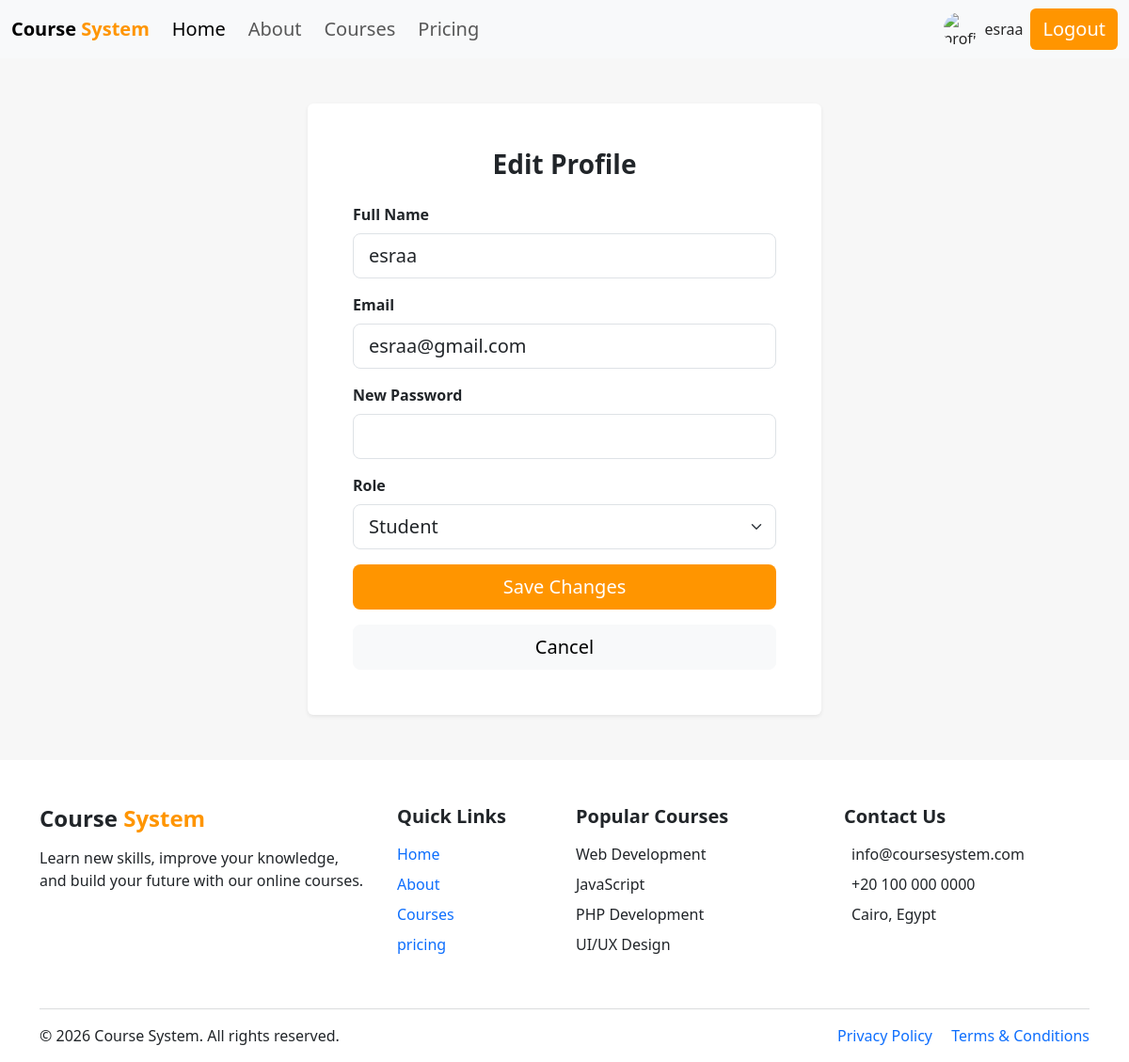
The page /users/edit.php (signed in) on the database its author committed.
### tables this page shows
CREATE TABLE `users` (
  `id` int(11) NOT NULL,
  `name` varchar(100) NOT NULL,
  `email` varchar(100) NOT NULL,
  `password` varchar(255) NOT NULL,
  `role` varchar(50) NOT NULL,
  `image` varchar(255) NOT NULL
);

### users/edit.php (the view, shortened to what this page needs)
<?php
include "../header.php";
$objCon = new Connect2();
$conn = $objCon->getConnection();
$stmt = $conn->prepare("SELECT name, email, image, role FROM users WHERE id = ?");
$stmt->bind_param("i", $_SESSION['user_id']);
$stmt->execute();
$user = $stmt->get_result()->fetch_assoc();
?>
<section class="py-5" style="background-color: #f7f7f7; min-height: 70vh;">
    <div class="container">
        <div class="row justify-content-center">
            <div class="col-lg-6">
                <div class="card border-0 shadow-sm p-4 p-md-5">
                    <h3 class="fw-bold text-center mb-4">Edit Profile</h3>
                    <form method="POST">
                        <div class="mb-3">
                            <label for="fullName" class="form-label fw-bold">Full Name</label>
                            <input type="text" class="form-control form-control-lg" name="fullName"
                                value="<?= htmlspecialchars($user['name']) ?>" required>
                        </div>
                        <div class="mb-3">
                            <label for="email" class="form-label fw-bold">Email</label>
                            <input type="email" class="form-control form-control-lg" name="email"
                                value="<?= htmlspecialchars($user['email']) ?>" required>
                        </div>
                        <div class="mb-3">
                            <label for="password" class="form-label fw-bold">New Password</label>
                            <input type="password" class="form-control form-control-lg" name="password">
                        </div>
                        <div class="mb-3">
                            <label for="role" class="form-label fw-bold">Role</label>
                            <select name="role" id="role" class="form-select form-select-lg" required>
                                <option value="student" <?= $user['role'] === 'student' ? 'selected' : '' ?>>
                                    Student
                                </option>
                            </select>
                        </div>
                        <button type="submit" class="btn fw-medium btn-lg w-100 text-white mb-3" style="background-color: #FF9500;">
                            Save Changes
                        </button>
                        <a href="profile.php" class="btn btn-light btn-lg w-100">Cancel</a>
                    </form>
                </div>
            </div>
        </div>
    </div>
</section>
<?php
include "../footer.php";
?>

### rows shown on the page
users: fullName "esraa", email "esraa@gmail.com", role "Student"

### other values the page prints
$_SESSION['name'] "esraa"
